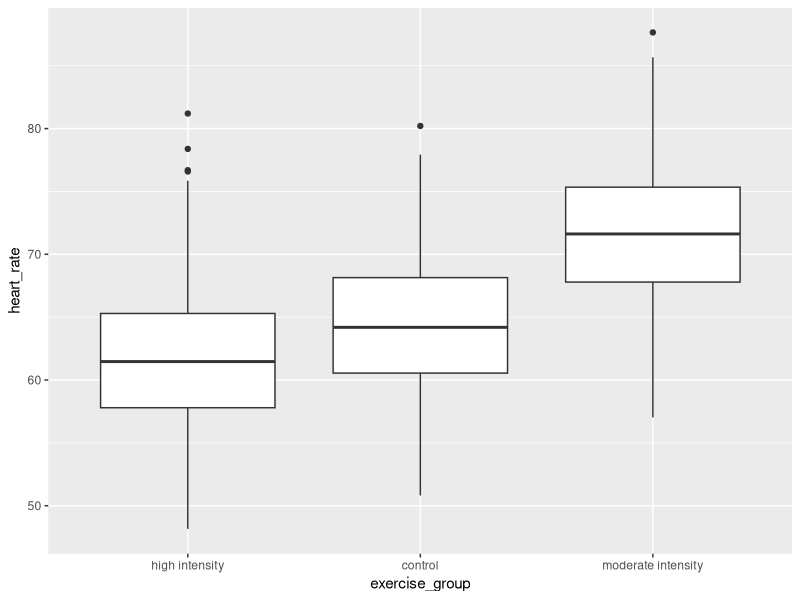
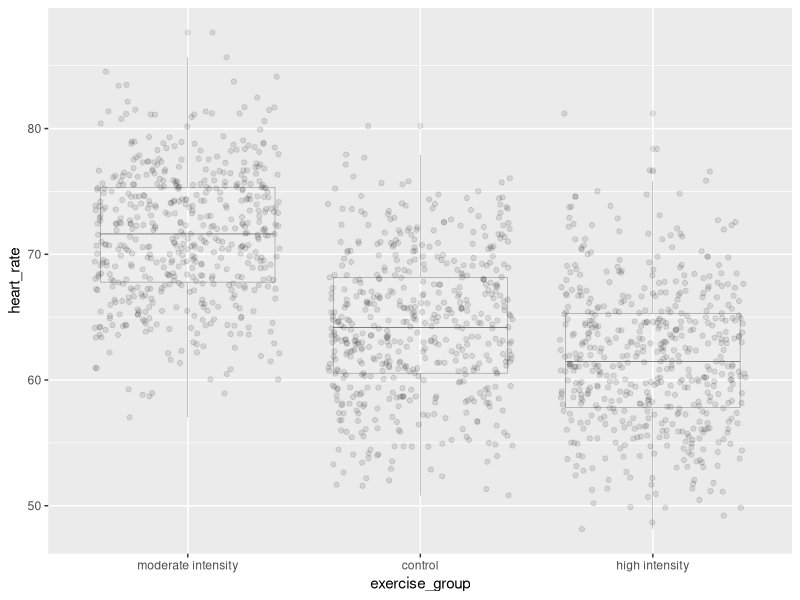
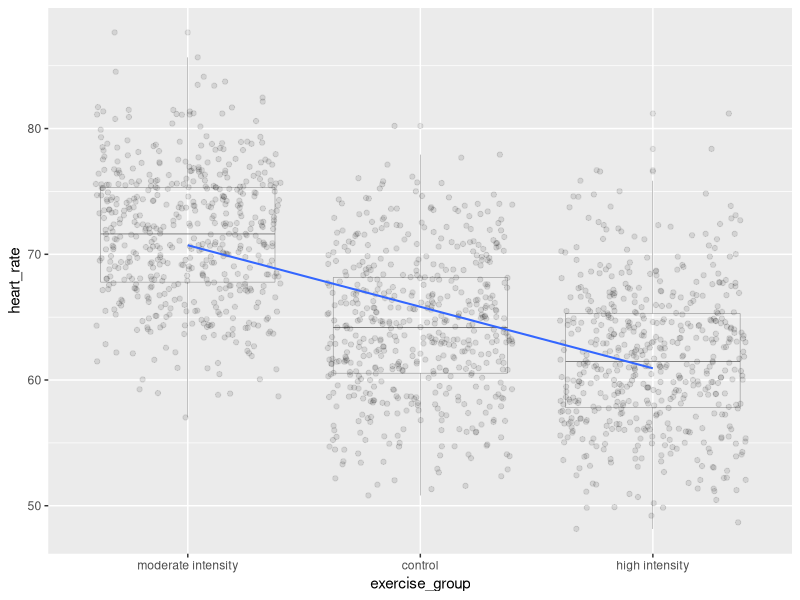

The R source for these figures, in order:
## ---- chunk 1
library(tidyverse)
library(knitr)
library(kableExtra)
heart_rate <- read_csv("data/simulated_heart_rates.csv")
## ---- chunk 2
heart_rate %>% 
  mutate(exercise_group = fct_reorder(exercise_group,
                                      heart_rate,
                                      .fun='mean'))  %>% 
  ggplot(aes(exercise_group, heart_rate)) + 
  geom_boxplot()
## ---- chunk 3
anova(lm(heart_rate ~ exercise_group, data = heart_rate))
## ---- chunk 4
text_tbl <- data.frame('source of variation' = c('treatments', 
                                                 'error', 
                                                 'total'),
                       'Df' = c("$k - 1$", "$k(n - 1)$", "$nk - 1$"),
                       'Sum Sq' = c("$n\\sum(\\bar{y_i} - \\bar{y_.})^2$",
                                "$\\sum\\sum({y_{ij}} - \\bar{y_i})^2$",
                                "$\\sum\\sum({y_{ij}} - \\bar{y_.})^2$"),
                       'Mean Sq=Sum Sq/Df' = c("TMS", "EMS", "   "),
                       'F value' = c("TMS/EMS", "   ", "   "),
                       'prob(>F)' = c("p-value", "   ", "   ")
                       )
colnames(text_tbl) = c('source of variation', 'Df', 'Sum Sq', 
                       'Mean Sq=Sum Sq/Df', 'F value', 'prob(>F)')
kable(text_tbl,
      caption = 'ANOVA Table for Completely Randomized Design with One Treatment Factor with k levels and n Observations per Treatment') 
## ---- chunk 5
heart_rate %>% mutate(exercise_group = fct_reorder(exercise_group, 
                                                   heart_rate, 
                                                   .fun='median', 
                                                   .desc = TRUE))  %>% 
  ggplot(aes(exercise_group, heart_rate)) + 
  geom_boxplot(alpha=0.1, linewidth=0.1) +
  geom_jitter(alpha=0.1) 
## ---- chunk 6
heart_rate %>% mutate(exercise_group = fct_reorder(exercise_group, 
                                                   heart_rate, 
                                                   .fun='mean', 
                                                   .desc = TRUE))  %>% 
  ggplot(aes(exercise_group, heart_rate)) + 
  geom_boxplot(alpha=0.1, linewidth=0.1) +
  geom_jitter(alpha=0.1) +
  geom_smooth(method = "lm", 
              aes(group=1), 
              se=FALSE, 
              linewidth=0.7)
## ---- chunk 7
heart_rate %>% 
  group_by(exercise_group) %>% 
  summarise(mean = mean(heart_rate))
## ---- chunk 8
confint(lm(heart_rate ~ exercise_group, data = heart_rate))
## ---- chunk 9
lm(heart_rate ~ exercise_group, data = heart_rate)
## ---- chunk 10
### save the linear model as an object
model <- lm(heart_rate ~ exercise_group, data = heart_rate)
### predict heart rates for a new group of controls
predict(model, 
        data.frame(exercise_group = "control"), 
        interval = "prediction", 
        level = 0.95)
## ---- chunk 11
lm(heart_rate ~ exercise_group, data = heart_rate)
## ---- chunk 12
summary(lm(heart_rate ~ exercise_group + sex, data = heart_rate))
## ---- chunk 13
summary(lm(heart_rate ~ exercise_group + sex + age, data = heart_rate))
## ---- chunk 14
# delta = the observed effect size between groups
# sd = standard deviation
# significance level (Type 1 error probability or false positive rate) = 0.05
# type = two-sample t-test
# What is the minimum sample size we would need at 80% power?

controlMean <- heart_rate %>%
  filter(exercise_group == "control") %>%
  summarise(mean = mean(heart_rate)) 
moderateMean <- heart_rate %>%
  filter(exercise_group == "moderate intensity") %>%
  summarise(mean = mean(heart_rate)) 
delta <- controlMean - moderateMean
power.t.test(delta = delta[[1]], sd = sd(heart_rate$heart_rate), 
             sig.level = 0.05, type = "two.sample", power = 0.8)
